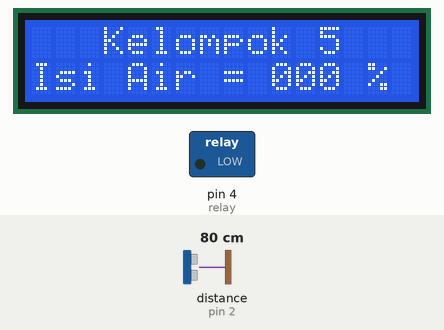
The sketch below on a simulated Arduino Uno, built with avr-gcc and run on an emulated ATmega328P. Parts: 16×2 character LCD, switched loads named in the sketch (green lamp = pin HIGH). Wiring (inferred from the names in the program): ultrasonic range finder: trigger pin 3; echo pin 2. The test bench sets the inputs (shaded band); at power-on: distance to the obstacle (sensor on pin 2) 80 cm. The echo pulse lasts 58.3 µs per cm; EEPROM starts erased; pins used as bus, display or sensor lines are not drawn; what the sketch prints to the serial monitor is not drawn.

Above: at 1.2 s.
1.3 s: distance to the obstacle (sensor on pin 2) set to 8 cm
At 2.1 s:
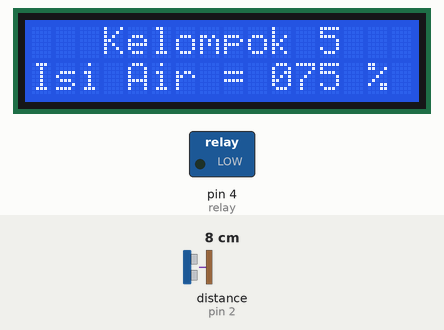
3.1 s: distance to the obstacle (sensor on pin 2) set to 5 cm
At 4.2 s:
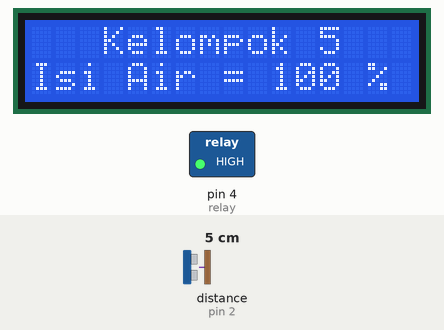
5.2 s: distance to the obstacle (sensor on pin 2) set to 9 cm
At 6.5 s:
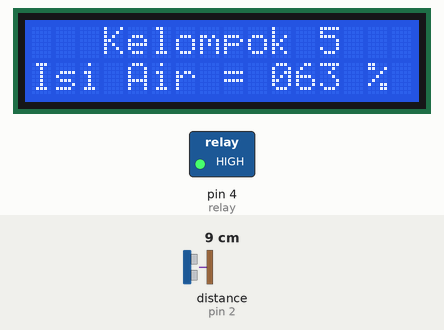
6.8 s: distance to the obstacle (sensor on pin 2) set to 11 cm
At 8.1 s:
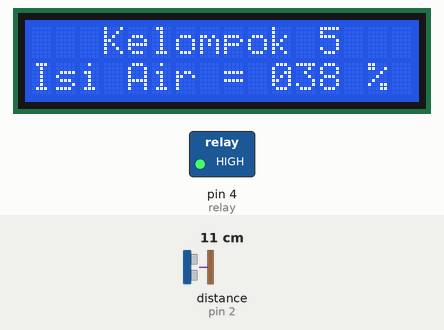
8.4 s: distance to the obstacle (sensor on pin 2) set to 14 cm
At 8.9 s:
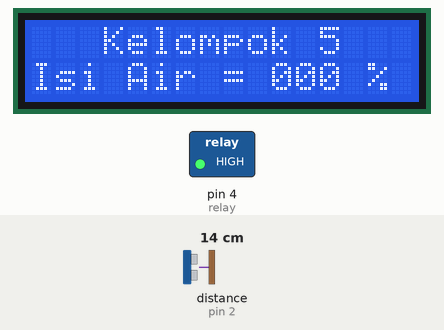
10.5 s: distance to the obstacle (sensor on pin 2) set to 2 cm
At 11.0 s:
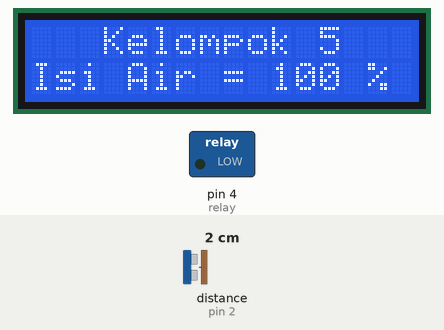
Timing chart, 0 to 13.5 s (numbered marks = the images above; inputs shaded):
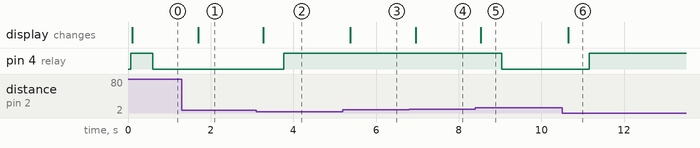

The sketch:

Kontrol_Tanki_Otomatis_TA_Mikro_Lanjut.ino
```cpp
#define echoPin 2
#define trigPin 3
#define relay 4
#include <EEPROM.h>
#include <LiquidCrystal_I2C.h>
LiquidCrystal_I2C lcd(0x27, 16, 2);


long duration;
float distance;
int addr = 0;
int addr2 = 1;
int val = 100;
int val2;

void setup() {
  pinMode(trigPin, OUTPUT);
  pinMode(echoPin, INPUT);
  pinMode(relay,OUTPUT);
  Serial.begin(9600);
  lcd.begin();
  EEPROM.write(addr,val);
  val = EEPROM.read(addr);
  Serial.print("nilai sebelumnya : ");
  Serial.println(val);
  digitalWrite(relay,HIGH);
}
void loop() {
  // Clears the trigPin condition
  val2 = EEPROM.read(addr2);
  if(val2 == 1){

    Serial.println("pompa nyala");
    digitalWrite(relay,LOW);
    pompa();


    }

  else{

    sensor();


  }


}

void sensor(){

  digitalWrite(trigPin, LOW);
  delayMicroseconds(2);
  digitalWrite(trigPin, HIGH);
  delayMicroseconds(10);
  digitalWrite(trigPin, LOW);
  duration = pulseIn(echoPin, HIGH);
  distance = duration * 0.034 / 2;

  if(distance > 13){
    distance = 13;
    }
  else if(distance < 5){
    distance = 5;
    }
  val = distance;
  val = map(val,5,13,100,0);
  if (val <= 20){
    EEPROM.write(addr2,1);
    }
  EEPROM.write(addr,val);
  Serial.println(val);
  layar();
  delay(500);

}

void pompa(){

  sensor();
  if(val == 100){

    EEPROM.write(addr2,0);
    digitalWrite(relay,HIGH);
    Serial.println("Pompa mati");

    }

  }
void layar(){
//  lcd.clear();
  String tampil_lcd;
  if(val < 100 && val > 10){
    tampil_lcd = "0" + String(val);
    }
  else if(val < 10){
    tampil_lcd = "00" + String(val);
    }
  else if (val == 100){
    tampil_lcd = String(val);
    }

  lcd.setCursor(3,0);
  lcd.print("Kelompok 5");
  lcd.setCursor(0,1);
  lcd.print("Isi Air = ");
//  lcd.setCursor(11,1);
  lcd.print(tampil_lcd);
  lcd.setCursor(14,1);
  lcd.print("%");
//  Serial.flush();
 }
```

Measured:
- the behaviour switches between 7 and 6 cm on distance to the obstacle (sensor on pin 2) (found by bisection; images 1 and 2)
- after the input at 1.3 s, the display: changes after 0.39 s (image 1)
- after the input at 3.1 s, pin 4 (relay): LOW → HIGH after 0.67 s; the display: changes after 0.17 s (image 2)
- after the input at 5.2 s, the display: changes after 0.18 s (image 3)
- after the input at 6.8 s, the display: changes after 0.16 s (image 4)
- after the input at 8.4 s, pin 4 (relay): HIGH → LOW after 0.64 s; the display: changes after 0.14 s (image 5)
- after the input at 10.5 s, pin 4 (relay): LOW → HIGH after 0.65 s; the display: changes after 0.15 s (image 6)
